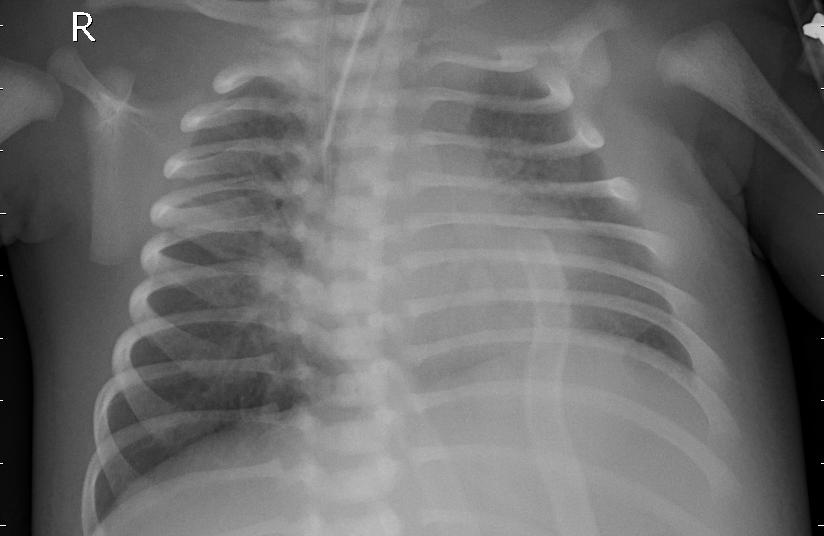
#> input picture sample_images/sample_bacterial_pneumonia.jpg, 824 x 536 px
$ python -i preprocessing.py   (imports and definitions only)   (older library calls are emulated)
#> lines starting #> are read from the running program, lines starting #| are printed output that depends on the picture
#> further down, picture is the input picture: PIL image 824x536 RGB; min 0, max 255, mean 108.6
"""
CLAHE-based X-ray image enhancement and preprocessing module.

Provides contrast-limited adaptive histogram equalization (CLAHE) for
improving X-ray visibility, image quality assessment, and a full
preprocessing pipeline that prepares images for the CNN model.
"""

import numpy as np
try:
    import cv2
    _HAS_CV2 = True
except ImportError:
    _HAS_CV2 = False
from PIL import Image, ImageOps


def apply_clahe(image: Image.Image, clip_limit: float = 2.0,
                tile_grid: tuple = (8, 8)) -> Image.Image:
    """Apply Contrast Limited Adaptive Histogram Equalization (CLAHE) to an image.

    Converts the input to grayscale, applies CLAHE via OpenCV (or PIL histogram
    equalization fallback if OpenCV is not installed), and returns the enhanced
    image converted back to RGB.

    Args:
        image: Input PIL Image (any mode).
        clip_limit: Threshold for contrast limiting. Higher values give more
            contrast but may amplify noise.  Defaults to 2.0.
        tile_grid: Tuple (rows, cols) defining the number of tiles for local
            histogram equalization.  Defaults to (8, 8).

    Returns:
        Enhanced PIL Image in RGB mode.
    """
#> called with clip_limit = 2, tile_grid = (8, 8)
    try:
        gray = image.convert("L")
        if _HAS_CV2:
            img_array = np.array(gray, dtype=np.uint8)
            clahe = cv2.createCLAHE(
                clipLimit=clip_limit,
                tileGridSize=tile_grid,
            )
            enhanced = clahe.apply(img_array)
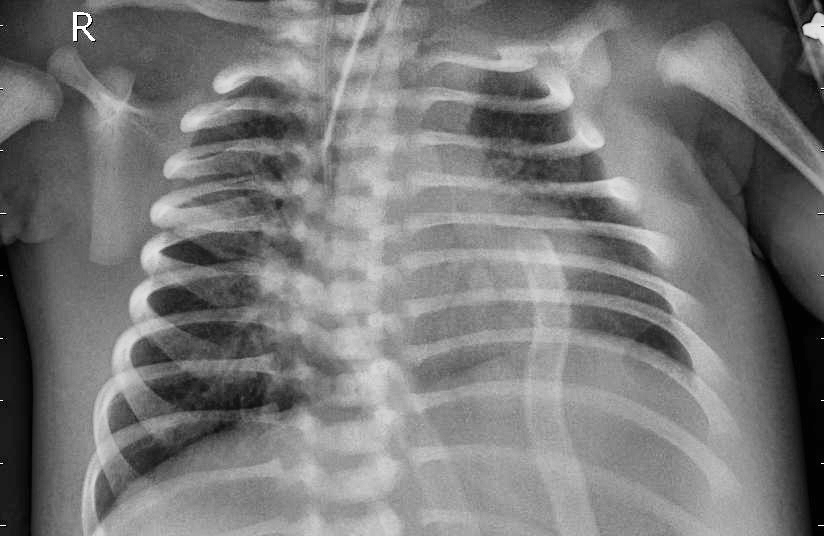
#> enhanced: shape (536, 824); min 1, max 255, mean 120.8
            return Image.fromarray(enhanced).convert("RGB")
        else:
            # Fallback: PIL adaptive equalization
            return ImageOps.equalize(gray).convert("RGB")
    except Exception:
        # Fallback: return original image converted to RGB
        return image.convert("RGB")


# [68 lines left out: function assess_image_quality, not called in this run]


def preprocess_xray(image: Image.Image,
                    apply_enhancement: bool = True) -> Image.Image:
    """Full preprocessing pipeline for chest X-ray images.

    Steps:
        1. Apply EXIF orientation transpose.
        2. Convert to RGB.
        3. Optionally apply CLAHE enhancement.
        4. Resize and center-crop to 224×224.

    Args:
        image: Input PIL Image.
        apply_enhancement: Whether to apply CLAHE.  Defaults to True.

    Returns:
        Preprocessed 224×224 RGB PIL Image ready for model inference.
    """
    target_size = 224

    try:
        # 1. Correct EXIF orientation
        image = ImageOps.exif_transpose(image)

        # 2. Ensure RGB
        image = image.convert("RGB")

        # 3. Optional CLAHE
        if apply_enhancement:
            image = apply_clahe(image)

        # 4. Resize (shortest side -> target_size) then center-crop
        width, height = image.size
#> width = 824; height = 536
        if width < height:
            new_width = target_size
            new_height = int(height * target_size / width)
        else:
            new_height = target_size
            new_width = int(width * target_size / height)
#> new_width = 344

        image = image.resize((new_width, new_height), Image.LANCZOS)

        # Center crop
        left = (new_width - target_size) // 2
#> left = 60
        top = (new_height - target_size) // 2
        image = image.crop((left, top, left + target_size, top + target_size))
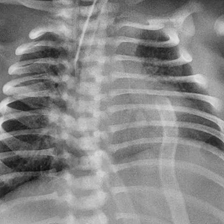
#> image: PIL image 224x224 RGB; min 16, max 225, mean 134.7

        return image
    except Exception:
        # Fallback: brute-force resize
        return image.convert("RGB").resize(
            (target_size, target_size), Image.LANCZOS
        )

>>> from PIL import Image
>>> picture = Image.open('../sample_images/sample_bacterial_pneumonia.jpg')
>>> result = preprocess_xray(picture)

$ run again, on sample_images/sample_normal_2.jpg
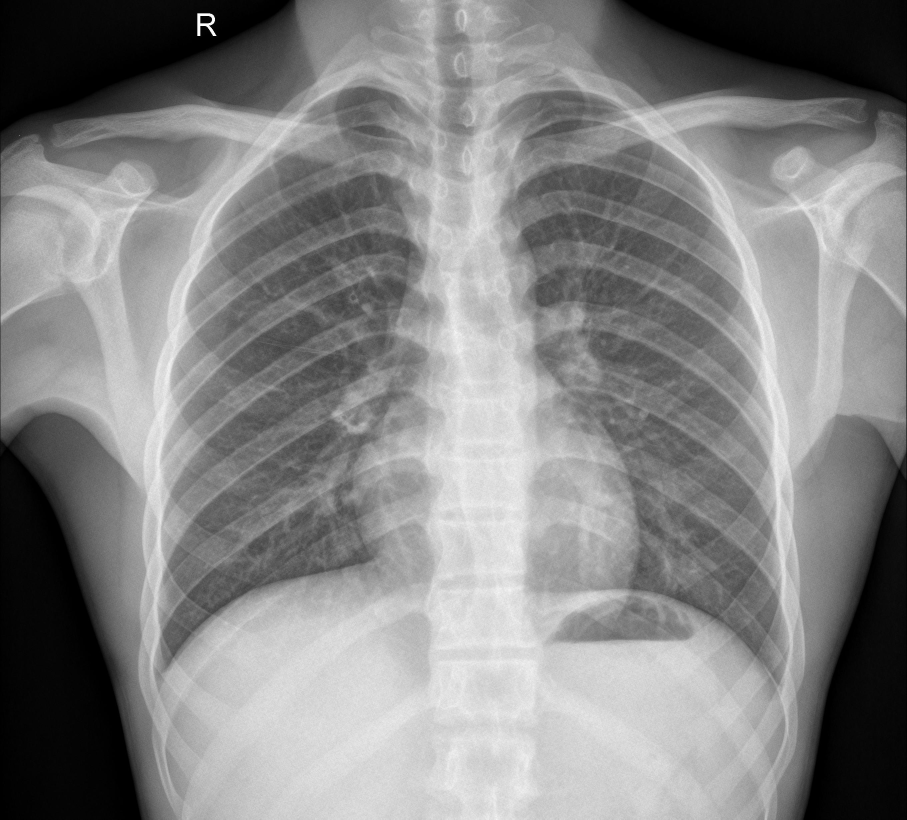
#> input picture sample_images/sample_normal_2.jpg, 2720 x 2458 px (shown at 1/3 size)
#> picture is the input picture: PIL image 2720x2458 RGB; min 0, max 255, mean 133.2
#> in apply_clahe, `enhanced = clahe.apply(img_array)`:
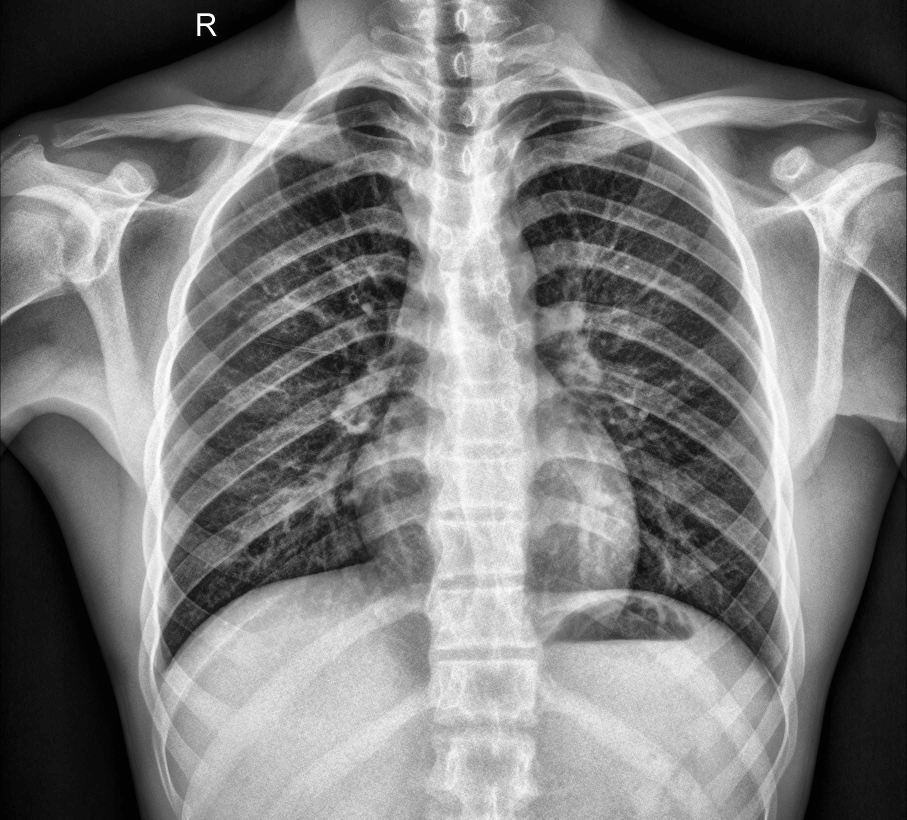
#> enhanced: shape (2458, 2720) (shown at 1/3 size); min 0, max 255, mean 124.9
#> in preprocess_xray, `image = image.crop((left, top, left + target_size, top + target_size))`:
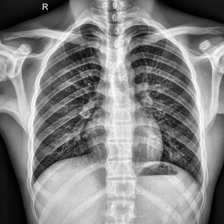
#> image: PIL image 224x224 RGB; min 0, max 254, mean 131.8
